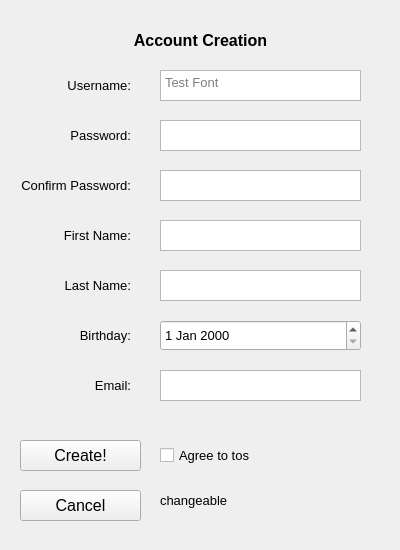
<?xml version="1.0" encoding="UTF-8"?>
<ui version="4.0">
 <class>self</class>
 <widget class="QMainWindow" name="self">
  <property name="geometry">
   <rect>
    <x>0</x>
    <y>0</y>
    <width>400</width>
    <height>550</height>
   </rect>
  </property>
  <property name="sizePolicy">
   <sizepolicy hsizetype="Fixed" vsizetype="Fixed">
    <horstretch>0</horstretch>
    <verstretch>0</verstretch>
   </sizepolicy>
  </property>
  <property name="contextMenuPolicy">
   <enum>Qt::ActionsContextMenu</enum>
  </property>
  <property name="windowTitle">
   <string>BOO Account Creation</string>
  </property>
  <property name="windowOpacity">
   <double>0.000000000000000</double>
  </property>
  <widget class="QWidget" name="centralwidget">
   <widget class="QTextEdit" name="userEntry">
    <property name="geometry">
     <rect>
      <x>160</x>
      <y>70</y>
      <width>201</width>
      <height>31</height>
     </rect>
    </property>
    <property name="font">
     <font>
      <pointsize>10</pointsize>
      <weight>50</weight>
      <italic>false</italic>
      <bold>false</bold>
     </font>
    </property>
    <property name="midLineWidth">
     <number>0</number>
    </property>
    <property name="placeholderText">
     <string>Test Font</string>
    </property>
   </widget>
   <widget class="QTextEdit" name="passEntry">
    <property name="geometry">
     <rect>
      <x>160</x>
      <y>120</y>
      <width>201</width>
      <height>31</height>
     </rect>
    </property>
    <property name="font">
     <font>
      <pointsize>10</pointsize>
     </font>
    </property>
   </widget>
   <widget class="QPushButton" name="createBtn">
    <property name="geometry">
     <rect>
      <x>20</x>
      <y>440</y>
      <width>121</width>
      <height>31</height>
     </rect>
    </property>
    <property name="font">
     <font>
      <pointsize>12</pointsize>
     </font>
    </property>
    <property name="text">
     <string>Create!</string>
    </property>
   </widget>
   <widget class="QLabel" name="userLbl">
    <property name="geometry">
     <rect>
      <x>20</x>
      <y>70</y>
      <width>111</width>
      <height>31</height>
     </rect>
    </property>
    <property name="font">
     <font>
      <pointsize>10</pointsize>
     </font>
    </property>
    <property name="text">
     <string>Username:</string>
    </property>
    <property name="alignment">
     <set>Qt::AlignRight|Qt::AlignTrailing|Qt::AlignVCenter</set>
    </property>
   </widget>
   <widget class="QTextEdit" name="firstEntry">
    <property name="geometry">
     <rect>
      <x>160</x>
      <y>220</y>
      <width>201</width>
      <height>31</height>
     </rect>
    </property>
    <property name="font">
     <font>
      <pointsize>10</pointsize>
     </font>
    </property>
   </widget>
   <widget class="QTextEdit" name="lastEntry">
    <property name="geometry">
     <rect>
      <x>160</x>
      <y>270</y>
      <width>201</width>
      <height>31</height>
     </rect>
    </property>
    <property name="font">
     <font>
      <pointsize>10</pointsize>
     </font>
    </property>
   </widget>
   <widget class="QTextEdit" name="emailEntry">
    <property name="geometry">
     <rect>
      <x>160</x>
      <y>370</y>
      <width>201</width>
      <height>31</height>
     </rect>
    </property>
    <property name="font">
     <font>
      <pointsize>10</pointsize>
     </font>
    </property>
   </widget>
   <widget class="QCheckBox" name="checkBox">
    <property name="geometry">
     <rect>
      <x>160</x>
      <y>440</y>
      <width>111</width>
      <height>31</height>
     </rect>
    </property>
    <property name="font">
     <font>
      <pointsize>10</pointsize>
     </font>
    </property>
    <property name="text">
     <string>Agree to tos</string>
    </property>
   </widget>
   <widget class="QPushButton" name="cancelBtn">
    <property name="geometry">
     <rect>
      <x>20</x>
      <y>490</y>
      <width>121</width>
      <height>31</height>
     </rect>
    </property>
    <property name="font">
     <font>
      <pointsize>12</pointsize>
     </font>
    </property>
    <property name="text">
     <string>Cancel</string>
    </property>
   </widget>
   <widget class="QLabel" name="passLbl">
    <property name="geometry">
     <rect>
      <x>20</x>
      <y>120</y>
      <width>111</width>
      <height>31</height>
     </rect>
    </property>
    <property name="font">
     <font>
      <pointsize>10</pointsize>
     </font>
    </property>
    <property name="text">
     <string>Password:</string>
    </property>
    <property name="alignment">
     <set>Qt::AlignRight|Qt::AlignTrailing|Qt::AlignVCenter</set>
    </property>
   </widget>
   <widget class="QLabel" name="firstLbl">
    <property name="geometry">
     <rect>
      <x>20</x>
      <y>220</y>
      <width>111</width>
      <height>31</height>
     </rect>
    </property>
    <property name="font">
     <font>
      <pointsize>10</pointsize>
     </font>
    </property>
    <property name="text">
     <string>First Name:</string>
    </property>
    <property name="alignment">
     <set>Qt::AlignRight|Qt::AlignTrailing|Qt::AlignVCenter</set>
    </property>
   </widget>
   <widget class="QLabel" name="birthLbl">
    <property name="geometry">
     <rect>
      <x>20</x>
      <y>320</y>
      <width>111</width>
      <height>31</height>
     </rect>
    </property>
    <property name="font">
     <font>
      <pointsize>10</pointsize>
     </font>
    </property>
    <property name="text">
     <string>Birthday:</string>
    </property>
    <property name="alignment">
     <set>Qt::AlignRight|Qt::AlignTrailing|Qt::AlignVCenter</set>
    </property>
   </widget>
   <widget class="QLabel" name="emailLbl">
    <property name="geometry">
     <rect>
      <x>20</x>
      <y>370</y>
      <width>111</width>
      <height>31</height>
     </rect>
    </property>
    <property name="font">
     <font>
      <pointsize>10</pointsize>
     </font>
    </property>
    <property name="text">
     <string>Email:</string>
    </property>
    <property name="alignment">
     <set>Qt::AlignRight|Qt::AlignTrailing|Qt::AlignVCenter</set>
    </property>
   </widget>
   <widget class="QLabel" name="changeableLbl">
    <property name="geometry">
     <rect>
      <x>160</x>
      <y>490</y>
      <width>91</width>
      <height>21</height>
     </rect>
    </property>
    <property name="font">
     <font>
      <pointsize>10</pointsize>
     </font>
    </property>
    <property name="text">
     <string>changeable</string>
    </property>
   </widget>
   <widget class="QLabel" name="titleLbl">
    <property name="geometry">
     <rect>
      <x>130</x>
      <y>30</y>
      <width>141</width>
      <height>20</height>
     </rect>
    </property>
    <property name="font">
     <font>
      <pointsize>12</pointsize>
      <weight>75</weight>
      <bold>true</bold>
     </font>
    </property>
    <property name="text">
     <string>Account Creation</string>
    </property>
    <property name="alignment">
     <set>Qt::AlignCenter</set>
    </property>
   </widget>
   <widget class="QLabel" name="lastLbl">
    <property name="geometry">
     <rect>
      <x>20</x>
      <y>270</y>
      <width>111</width>
      <height>31</height>
     </rect>
    </property>
    <property name="font">
     <font>
      <pointsize>10</pointsize>
     </font>
    </property>
    <property name="text">
     <string>Last Name:</string>
    </property>
    <property name="alignment">
     <set>Qt::AlignRight|Qt::AlignTrailing|Qt::AlignVCenter</set>
    </property>
   </widget>
   <widget class="QDateEdit" name="birthdayDate">
    <property name="geometry">
     <rect>
      <x>160</x>
      <y>320</y>
      <width>201</width>
      <height>31</height>
     </rect>
    </property>
    <property name="font">
     <font>
      <pointsize>10</pointsize>
     </font>
    </property>
   </widget>
   <widget class="QTextEdit" name="passConfEntry">
    <property name="geometry">
     <rect>
      <x>160</x>
      <y>170</y>
      <width>201</width>
      <height>31</height>
     </rect>
    </property>
    <property name="font">
     <font>
      <pointsize>10</pointsize>
     </font>
    </property>
   </widget>
   <widget class="QLabel" name="passConfLbl">
    <property name="geometry">
     <rect>
      <x>20</x>
      <y>170</y>
      <width>111</width>
      <height>31</height>
     </rect>
    </property>
    <property name="font">
     <font>
      <pointsize>10</pointsize>
     </font>
    </property>
    <property name="text">
     <string>Confirm Password:</string>
    </property>
    <property name="alignment">
     <set>Qt::AlignRight|Qt::AlignTrailing|Qt::AlignVCenter</set>
    </property>
   </widget>
  </widget>
 </widget>
 <resources/>
 <connections/>
</ui>
